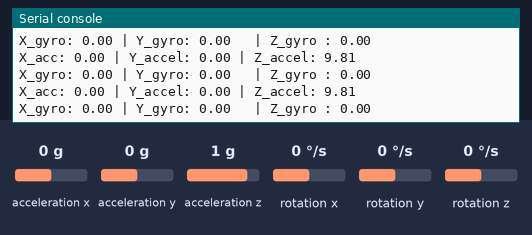
Simulated run of this program. Board: CircuitPython board. Shown: the last lines printed to the serial console. The inputs (shaded band) are chosen by the test bench; at power-on: acceleration x 0 g, acceleration y 0 g, acceleration z 1 g, rotation x 0 °/s, rotation y 0 °/s, rotation z 0 °/s.

Above: at 1.2 s.
1.3 s: acceleration x set to -1.4 g
At 1.57 s:
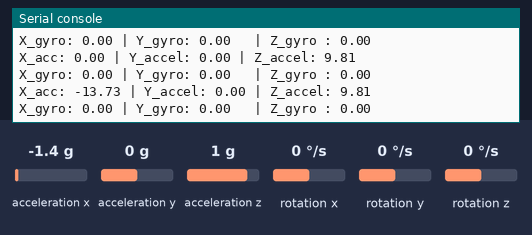
2.8 s: acceleration y set to -1.4 g
At 2.98 s:
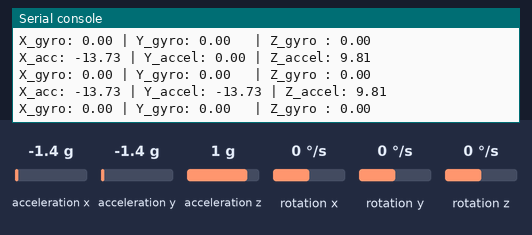
4.3 s: acceleration z set to -1.4 g
At 4.59 s:
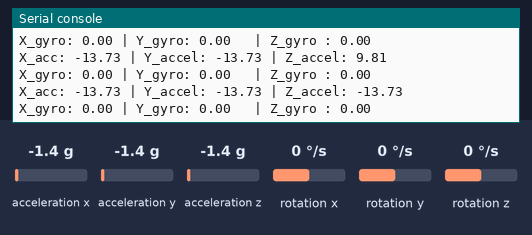
5.8 s: rotation x set to -192 °/s
At 6.01 s:
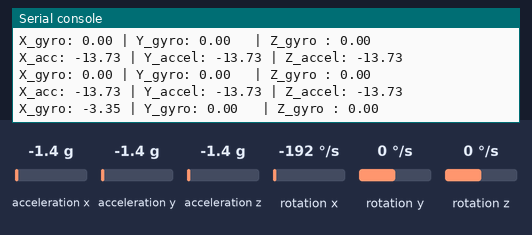
7.3 s: rotation y set to -192 °/s
At 7.42 s:
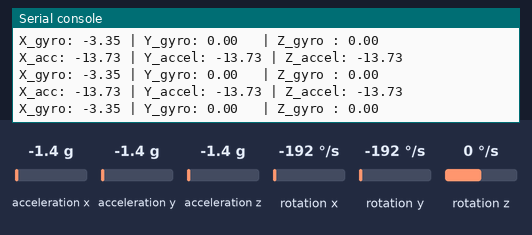

The program:

mpu_test.py
```python
import time
import board
import busio
import adafruit_mpu6050

# Open the physical hardware bridge (SCL first, SDA second)
i2c = busio.I2C(board.D5, board.D4)
mpu = adafruit_mpu6050.MPU6050(i2c)

print("--- MPU-6050 SENSOR ONLINE ---")

while True:
    accel_x, accel_y, accel_z = mpu.acceleration
    gyro_x,  gyro_y, gyro_z = mpu.gyro
    print(f"X_acc: {accel_x:.2f} | Y_accel: {accel_y:.2f} | Z_accel: {accel_z:.2f}")
    print(f"X_gyro: {gyro_x:.2f} | Y_gyro: {gyro_y:.2f}   | Z_gyro : {gyro_z:.2f}")

    time.sleep(0.2)
    
```

Measured:
- after the input at 1.3 s, the serial console: prints a new line after 0.11 s (image 1)
- after the input at 2.8 s, the serial console: prints a new line at once (image 2)
- after the input at 4.3 s, the serial console: prints a new line after 0.14 s (image 3)
- after the input at 5.8 s, the serial console: prints a new line after 0.05 s (image 4)
